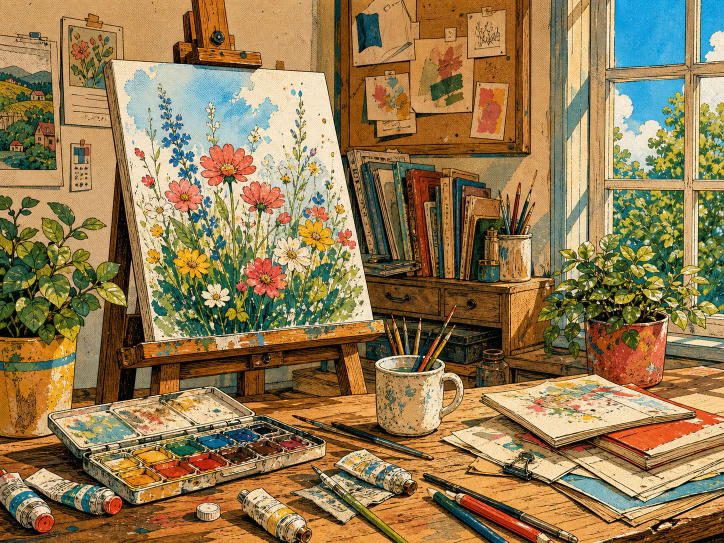
#> input picture src/assets/images/art/retro-studio-1448.webp, 1448 x 1086 px (shown at 1/2 size)
$ python tone_cloud_plate.py ../../src/assets/images/art/retro-studio-1448.webp out.png
#> lines starting #> are read from the running program, lines starting #| are printed output that depends on the picture
import argparse

from PIL import Image, ImageOps


def parse_args():
    parser = argparse.ArgumentParser(
        description="Replace chroma spill in a transparent cloud plate."
    )
    parser.add_argument("input")
    parser.add_argument("output")
    parser.add_argument("--width", type=int)
    parser.add_argument("--height", type=int)
    return parser.parse_args()


def main():
    args = parse_args()
    source = Image.open(args.input).convert("RGBA")
    alpha = source.getchannel("A")
#> alpha: PIL image 1448x1086 L; every value is 255
    luminance = ImageOps.grayscale(source.convert("RGB"))
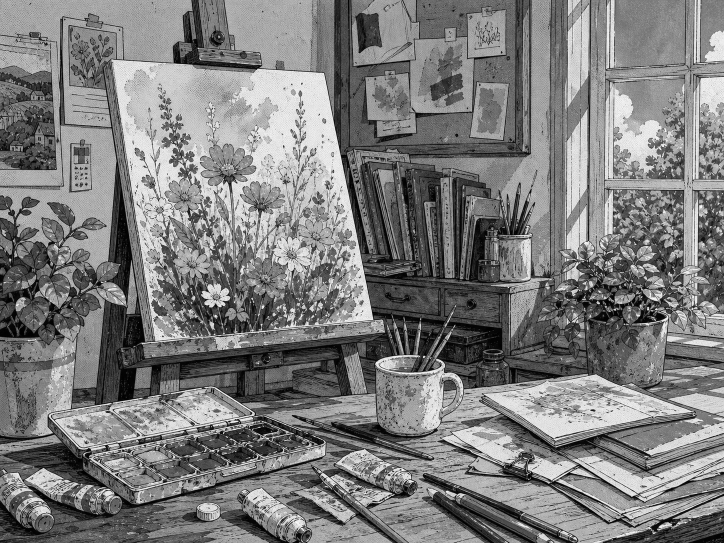
#> luminance: PIL image 1448x1086 L (shown at 1/2 size); min 0, max 255, mean 124.7
    toned = ImageOps.colorize(
        luminance,
        black=(116, 137, 171),
        white=(255, 250, 236),
    ).convert("RGBA")
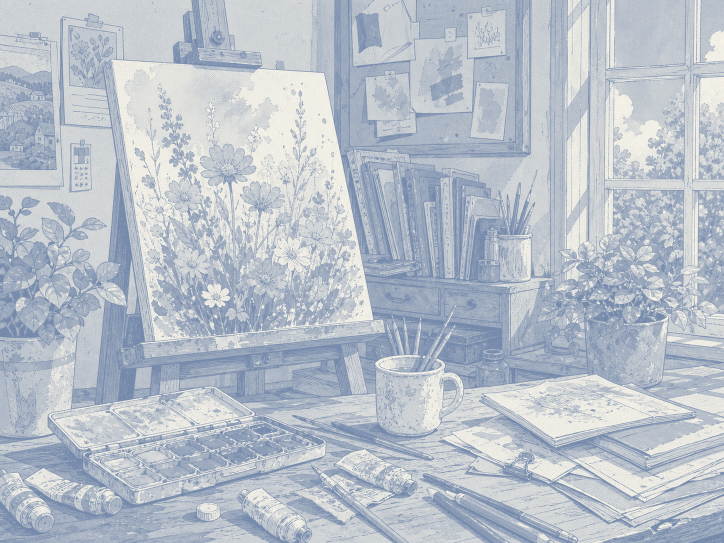
#> toned: PIL image 1448x1086 RGBA (shown at 1/2 size); mean R, G, B, A 183.5, 191.8, 202.3, 255
    toned.putalpha(alpha)
    if args.width and args.height:
        toned = toned.resize(
            (args.width, args.height),
            Image.Resampling.LANCZOS,
        )
    elif args.width or args.height:
        raise SystemExit("--width and --height must be provided together")
    toned.save(args.output, optimize=True)


if __name__ == "__main__":
    main()
